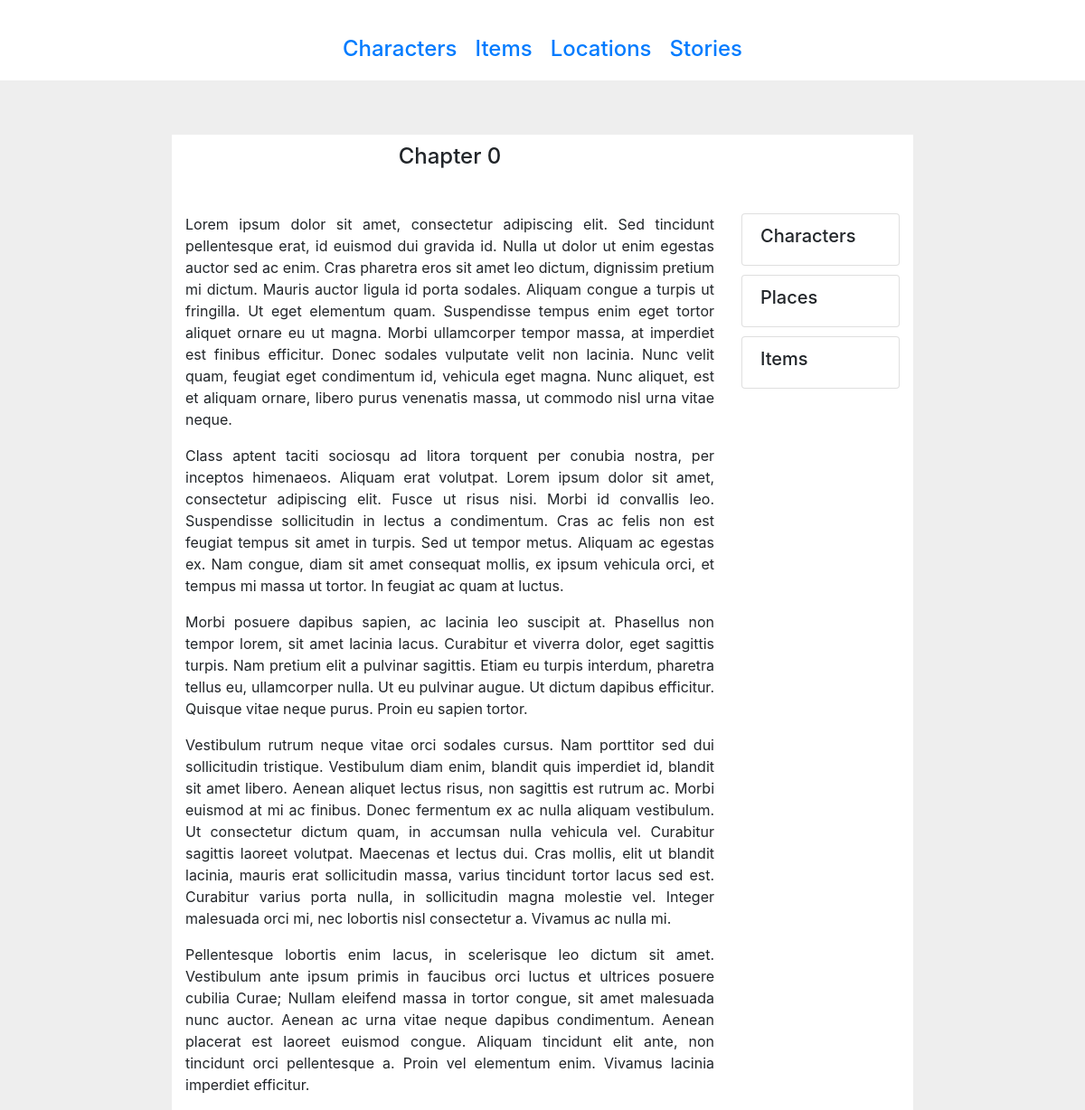
The page /stories/1 on the database as committed earlier.
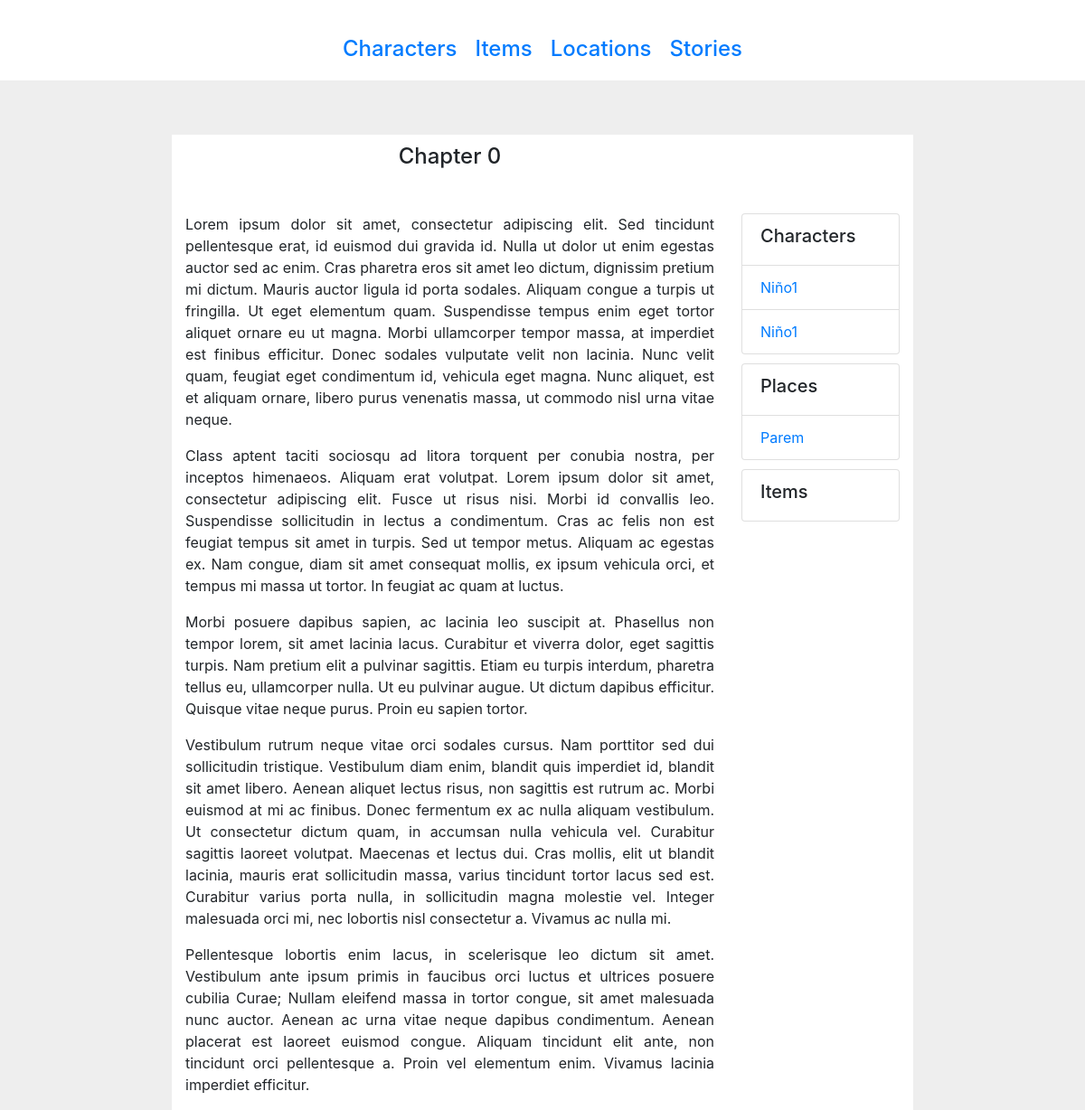
The same page on the database as committed later.
### Stories/models.py (models this page shows)
class CharacterInStory(models.Model):
    character = models.ForeignKey(Character, on_delete=models.PROTECT, blank=False, null=False)
    story = models.ForeignKey(Story, on_delete=models.PROTECT, blank=False, null=False)

class PlaceInStory(models.Model):
    place = models.ForeignKey(Place, on_delete=models.PROTECT, blank=False, null=False)
    story = models.ForeignKey(Story, on_delete=models.PROTECT, blank=False, null=False)

### Characters/models.py (models this page shows, shortened)
class Character(models.Model):
    name = models.CharField(max_length=50)
    backstory = models.TextField(max_length=10000, default="", blank=True)
    age = models.IntegerField(null=True, blank=True, default=None)
    portrait = models.ImageField(blank=False, default="images/character_portraits/default.png", upload_to='images/character_portraits')

### Locations/models.py (models this page shows, shortened)
class Place(models.Model):
    name = models.CharField(max_length=50)
    story = models.TextField(max_length=10000, default="", blank=True)
    foundation = models.IntegerField(blank=True, null=True)
    region = models.ForeignKey(Region, on_delete=models.PROTECT, blank=True, null=True)

### Stories/views.py (the view)
# urls.py: path('<int:pk>', StoryView.as_view()),
class StoryView(TemplateView):
    template_name = "story.html"
    def get_context_data(self, **kwargs):
        context = super().get_context_data(**kwargs)
        context["project_name"] = PROJECT_NAME
        current_story = Story.objects.get(id=kwargs["pk"])
        context["story"] = current_story
        context["story_images"] = StoryImage.objects.filter(story=current_story)
        context["related_characters"] = CharacterInStory.objects.filter(story=current_story)
        context["related_places"] = PlaceInStory.objects.filter(story=current_story)
        context["related_items"] = ItemInStory.objects.filter(story=current_story)
        return context

### Stories/models.py (called while the page is built)
    def get_story_as_paragraph_list(self):
        splitted_story = self.story.split("\n")
        return splitted_story

### Stories/templates/story.html (shortened to what this page needs)
{% extends "base.html" %}
{% block content %}
    <div style="height: 10px"></div>
    <div class="row">
        <div class="col-9">
            <h4 style="text-align: center">{{ story.name }}</h4>
        </div>
        <div class="col-3"></div>
    </div>
    <div style="height: 40px"></div>
    <div class="row">
        <div class="col-9">
            {% for paragraph in story.get_story_as_paragraph_list %}
                <p class="text-justify">{{ paragraph }}</p>
            {% endfor %}
        </div>
        <div class="col-3">
            <ul class="list-group">
                <li class="list-group-item">
                    <h5>
                        Characters
                    </h5>
                </li>
                {% for relation in related_characters %}
                    <li class="list-group-item">
                        <a href="/characters/{{ relation.character.id }}">
                            {{ relation.character.name }}
                        </a>
                    </li>
                {% endfor %}
            </ul>
            <div style="height: 10px"></div>
            <ul class="list-group">
                <li class="list-group-item">
                    <h5>
                        Places
                    </h5>
                </li>
                {% for relation in related_places %}
                    <li class="list-group-item">
                        <a href="/places/{{ relation.place.id }}">
                            {{ relation.place.name }}
                        </a>
                    </li>
                {% endfor %}
            </ul>
            <div style="height: 10px"></div>
            <ul class="list-group">
                <li class="list-group-item">
                    <h5>
                        Items
                    </h5>
                </li>
            </ul>
        </div>
    </div>
{% endblock %}

Rows that differ between the two databases and show on the page:
added CharacterInStory: character.name "Niño1"
added CharacterInStory: character.name "Niño1"
added PlaceInStory: place.name "Parem"
